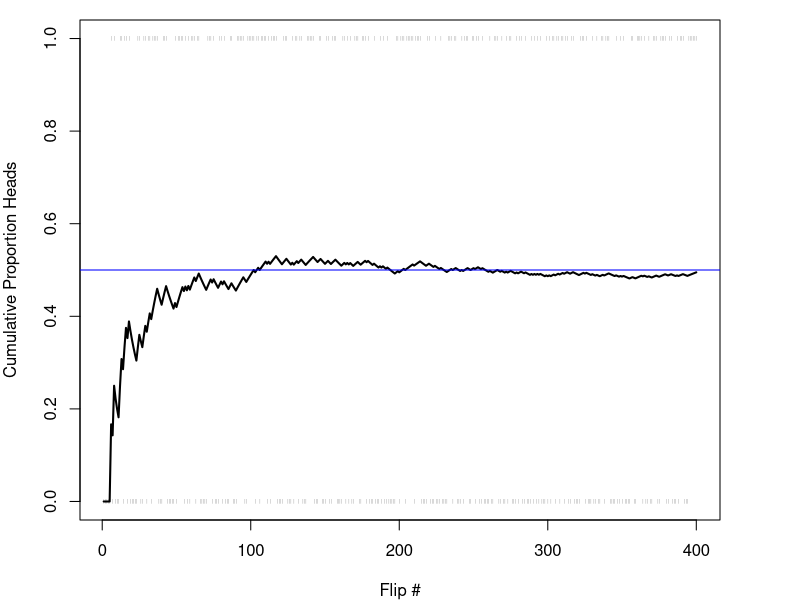
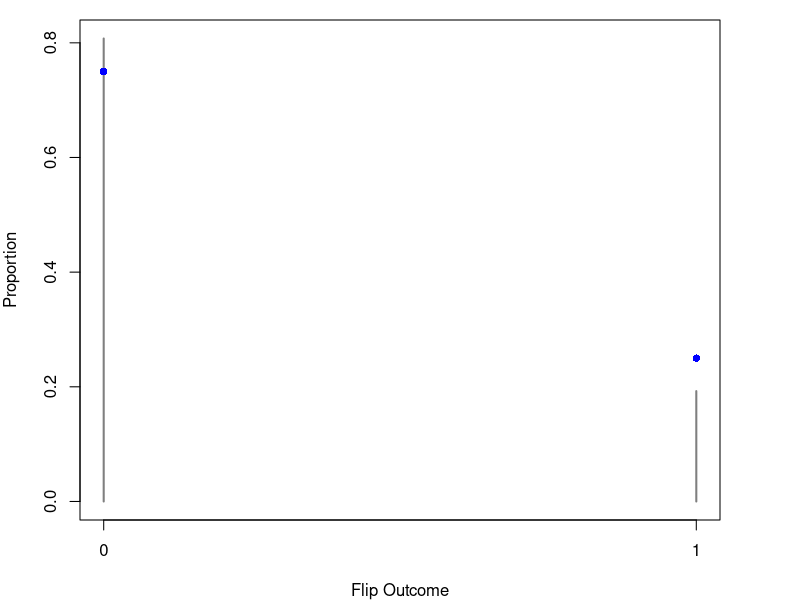
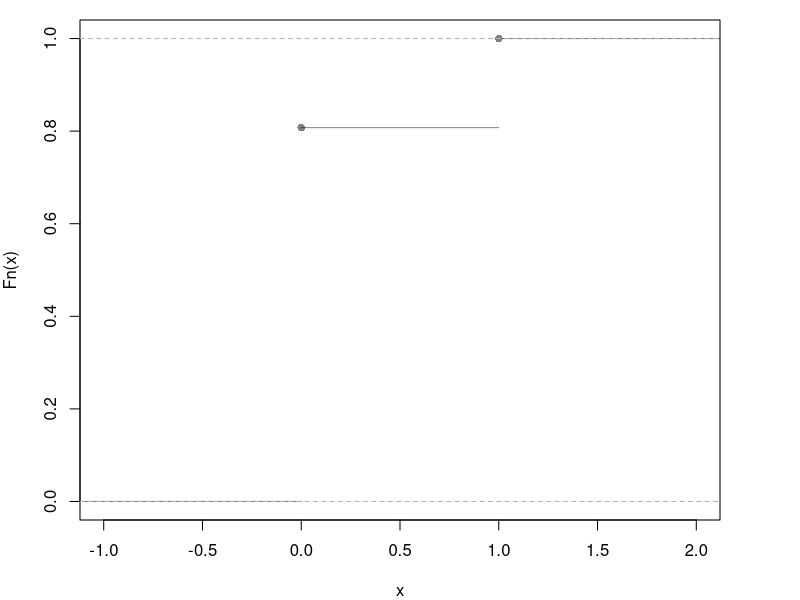
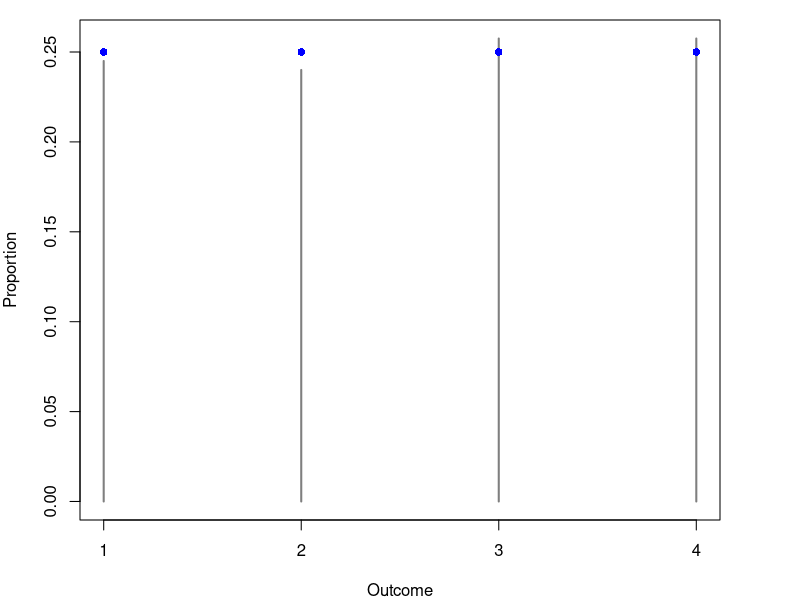
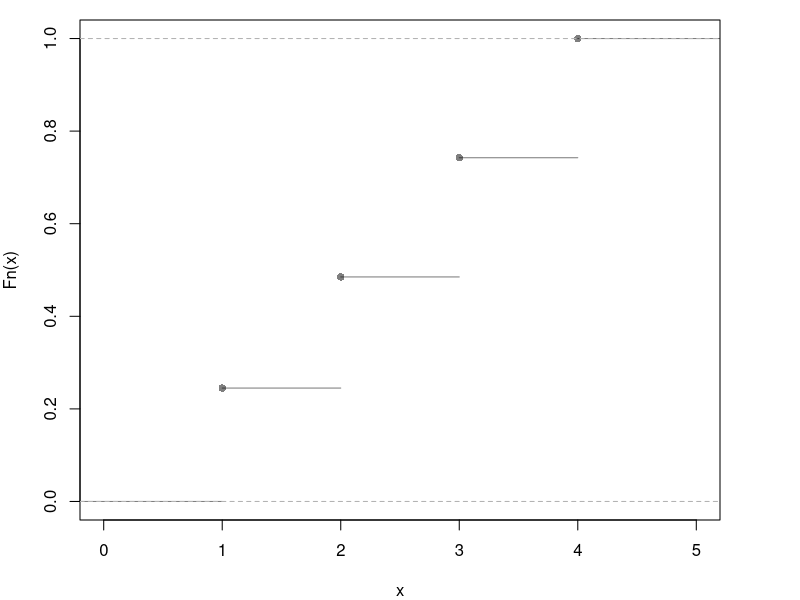
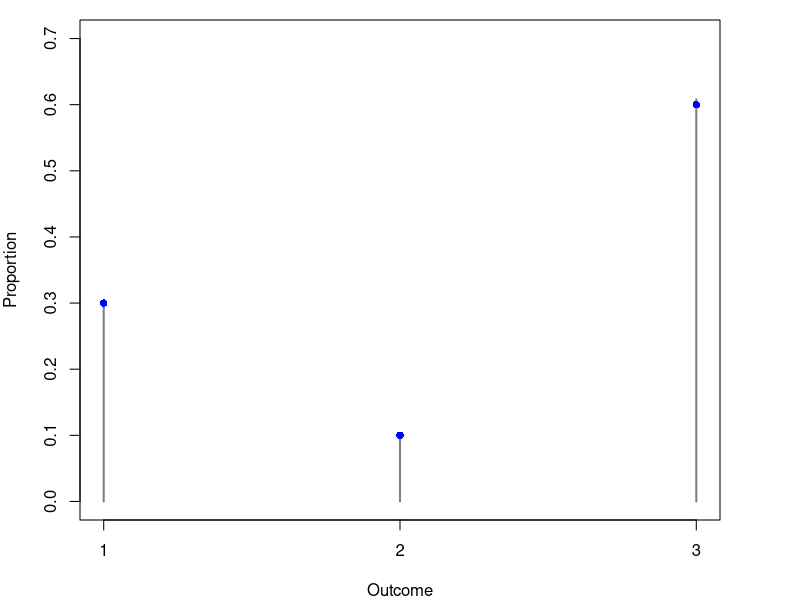
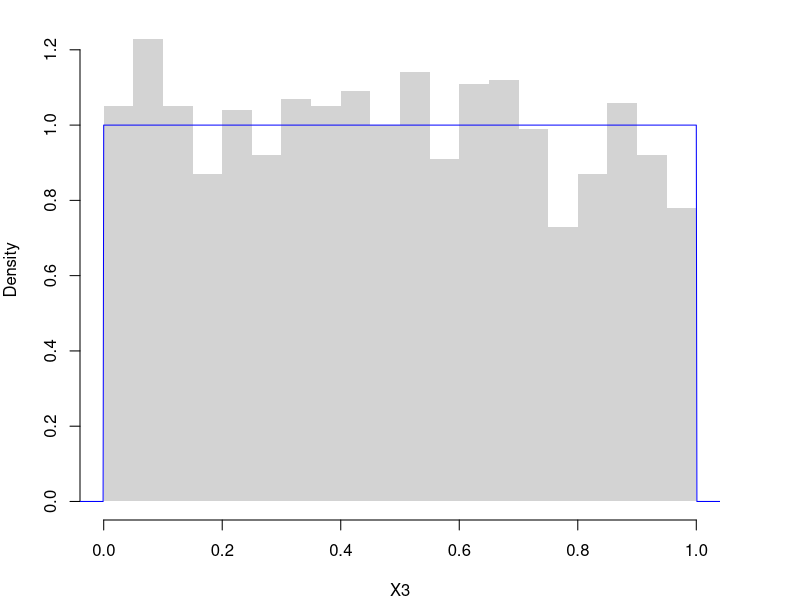
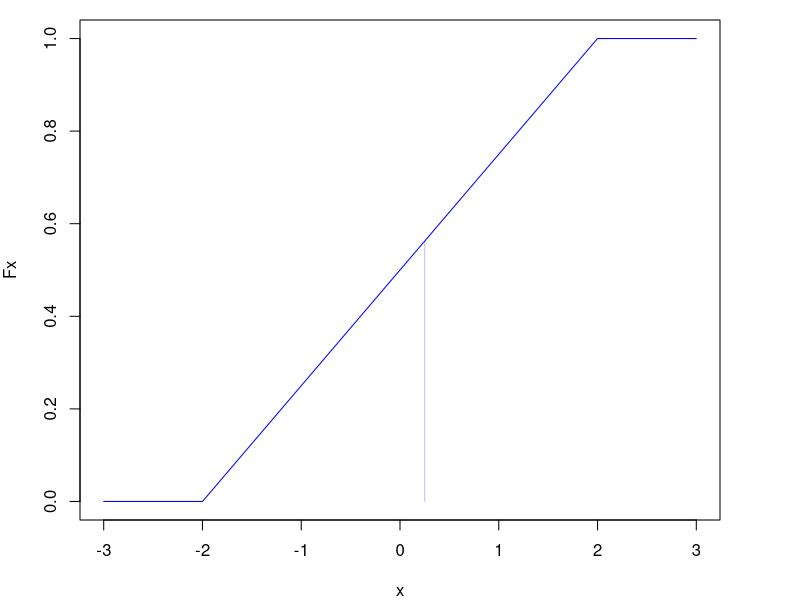

These figures' R source, in order:
## ---- chunk 1
x <- c(0,1)
x_probs <- c(0.5, 0.5)
X0 <- sample(x, 400, prob=x_probs, replace=T)
# Plot Cumulative Proportion
X0_t <- seq(1, length(X0))
X0_mt <- cumsum(X0)/X0_t
par(mar=c(4,4,1,4))
plot(X0_t, X0_mt, type='l',
    ylab='Cumulative Proportion Heads',
    xlab='Flip #', 
    ylim=c(0,1), 
    lwd=2)
# Show individual flip outcomes
points(X0_t, X0, col=grey(0,.5),
    pch='|', cex=.3)
# Show theoretical proportions of heads
abline(h=x_probs[2], col='blue')
## ---- chunk 2
x <- c(0,1)
x_probs <- c(3/4, 1/4)

sample(x, 1, prob=x_probs, replace=T) # 1 Flip
sample(x, 4, prob=x_probs, replace=T) # 4 Flips 
X0 <- sample(x, 400, prob=x_probs, replace=T)

# Plot proportions
proportions <- table(X0)/length(X0)
plot(proportions, 
    col=grey(0, 0.5),
    xlab='Flip Outcome', 
    ylab='Proportion',
    main=NA)
points(c(0,1), c(.75, .25), pch=16, col='blue') # Theoretical values

# Plot CDF
plot( ecdf(X0), col=grey(0,.5),
    pch=16, main=NA) #Empirical
#points(c(0,1), c(.75, 1), pch=16, col='blue') # Theoretical
## ---- chunk 3
x <- c(1,2,3,4)
x_probs <- c(1/4, 1/4, 1/4, 1/4)
# sample(x, 1, prob=x_probs, replace=T) # 1 roll
X1 <- sample(x, 2000, prob=x_probs, replace=T) # 2000 rolls

# Plot Long run proportions
proportions <- table(X1)/length(X1)
plot(proportions, col=grey(0,.5),
    xlab='Outcome', ylab='Proportion', main=NA)
points(x, x_probs, pch=16, col='blue') # Theoretical values

# Hist w/ Theoretical Counts
# hist(X1, breaks=50, border=NA, main=NA, ylab='Count')
# points(x, x_probs*length(X1), pch='-') 

# Alternative Plot
plot( ecdf(X1), pch=16, col=grey(0,.5), main=NA)

# Alternative Plot 2
#props <- table(X1)
#barplot(props, ylim = c(0, 0.35), ylab = "Proportion", xlab = "Value")
#abline(h = 1/4, lty = 2)
## ---- chunk 4
x <- c(1,2,3)
x_probs <- c(3/10, 1/10, 6/10)
sum(x_probs)
X2 <- sample(x, 2000, prob=x_probs, replace=T) # sample of 2000

# Plot Long run proportions
proportions <- table(X2)/length(X2)
plot(proportions, col=grey(0,.5), ylim=c(0,0.7),
    xlab='Outcome', ylab='Proportion', main=NA)
points(seq(x), x_probs, pch=16, col='blue') # Theoretical values

# Histogram version
# X2_alt <- X1
# X2_alt[X2_alt=='A'] <- 1
#X2_alt[X2_alt=='B'] <- 2
#X2_alt[X2_alt=='C'] <- 3
#X2_alt <- as.numeric(X1_alt)
#hist(X2_alt, breaks=50, border=NA, 
#    main=NA, ylab='Count')
#points(x, x_probs*length(X2_alt), pch=16) ## Theoretical Counts

# Alternative Plot
# plot( ecdf(X2), pch=16, col=grey(0,.5), main=NA)
## ---- chunk 5
x <- LETTERS
x_probs <- seq(1, length(x))
x_probs <- x_probs/sum(x_probs) # probs must sum to 1
X <- sample(x, 1, prob=x_probs, replace=T)
X

# Draw Random Letters 100 Times
X <- sample(x, 1000, prob=x_probs, replace=T)
X <- factor(unlist(X), levels=LETTERS, ordered=F)
## ---- chunk 6
# Prob. < 0.25
punif(0.25)

# Prob. > 0.25
1-punif(0.25)

# Prob. in (0.2,0.7]
F_two <- punif( c(0.2, 0.7) )
F_in <- F_two[2] - F_two[1]
F_in

# Prob. out of (0.2,0.7]
F_out <- 1- F_in
F_out
## ---- chunk 7
runif(3) # 3 draws

# Empirical Density 
X3 <- runif(2000)
hist(X3, breaks=20, border=NA, main=NA, freq=F)
# Theoretical Density
x <- seq(-0.1,1.1,by=.001)
fx <- dunif(x)
lines(x, fx, col='blue')

# CDF example 1
P_low <- punif(0.25)
P_low
# Uncomment to show via PDF
# x_low <- seq(0,0.25,by=.001)
# fx_low <- dunif(x_low)
# polygon( c(x_low, rev(x_low)), c(fx_low,fx_low*0),
#    col=rgb(0,0,1,.25), border=NA)
    
# CDF example 2
P_high <- 1-punif(0.25)
P_high
# Uncomment to show via PDF
# x_high <- seq(0.25,1,by=.001)
# fx_high <- dunif(x_high)
# polygon( c(x_high, rev(x_high)), c(fx_high,fx_high*0),
#    col=rgb(0,0,1,.25), border=NA)
    
# CDF example 3
P_mid <- punif(0.75) - punif(0.25)
P_mid
# Uncomment to show via PDF
# x_mid <-  seq(0.25,0.75,by=.001)
# fx_mid <- dunif(x_mid)
# polygon( c(x_mid, rev(x_mid)), c(fx_mid,fx_mid*0),
#    col=rgb(0,0,1,.25), border=NA)
## ---- chunk 8
# Simulation
X <- runif(1000, -2, 2)
# ... 

# Draw by computer the CDF, F(x)
x <- seq(-3,3,by=0.005)
Fx <- punif(x, -2, 2)
plot(x, Fx, type='l', col='blue')
# Answer
Fstar <- punif(0.25, -2, 2)
# Visualize Answer
segments(0.25, 0, 0.25, Fstar,
    col=rgb(0,0,1, 0.25))

# Draw by computer the PDF, f(x)
fx <- dunif(x, -2, 2)
plot(x, fx, type='l', col='blue')
# Visualize Answer
fstar <- dunif(0.25, -2, 2)
polygon(
    c(-2, 0.25, 0.25, -2), 
    c(0, 0, fstar,fstar),
    col=rgb(0,0,1, 0.25), border=NA)
## ---- chunk 9
rexp(3) # 3 draws

X5 <- rexp(2000)
hist(X5, breaks=20,
    border=NA, main=NA,
    freq=F, ylim=c(0,1), xlim=c(0,10))

x <- seq(0,10,by=.1)
fx <- dexp(x)
lines(x, fx, col='blue')
## ---- chunk 10
pexp(10, 1/50)
## ---- chunk 11
Y <- rexp(5000, rate=.2)

X <- rgeom(5000, 1-exp(-.2))

par(mfrow=c(1,2))
bks <- seq(0,50,by=0.25)
hist(X, breaks=bks, freq=F, border=NA)
hist(floor(Y), breaks=bks, freq=F, border=NA)
## ---- chunk 12
rnorm(3) # 3 draws

X6 <- rnorm(2000)
hist(X6, breaks=20,
    border=NA, main=NA,
    freq=F, ylim=c(0,.4), xlim=c(-4,4))

x <- seq(-10,10,by=.025)
fx <- dnorm(x)
lines(x, fx, col='blue')
## ---- chunk 13
pnorm( c(-1.645, 1.645) ) # 10%
pnorm( c(-2.576, 2.576) ) #  1%
## ---- chunk 14
plot( ecdf(X6), main=NA) # Empirical

x <- seq(-4,4,by=.01) # Theoretical
Fx <- pnorm(x, 0, 1)
lines(x, Fx, col='blue')

# Middle Interval Example 
F2 <- pnorm(0.2, 0, 1)
F8 <- pnorm(0.8, 0, 1)
F_2_8 <- F8 - F2
F_2_8

# Visualize
title('Middle between 0.2 and 0.8')
segments( 0.2, F2, -5, F2, col='red')
segments( 0.8, F8, -5, F8, col='red')
## ---- chunk 15
# Start with a simulation of 1000 people to build intuition
X <- rnorm(1000,2,3)
hist(X, freq=F, border=NA, main=NA)
sum(X>4)/1000

# Do an exact calculation
1-pnorm(4,2,3)
## ---- chunk 16
# PDF
x <- seq(-10,10,by=.025)
fx <- dnorm(x)
plot(x, fx,
    col='blue', type='l',
    ylab='Theoretical Density: f(x)',
    main='Middle 90%')
# Show Middle 90%
x_90 <- seq(-1.645,1.645,by=.025)
fx_90 <- dnorm(x_90)
polygon( c(x_90, rev(x_90)), c(fx_90,fx_90*0),
    col=rgb(0,0,1,.25), border=NA)
pnorm(1.645)-pnorm(-1.645)
